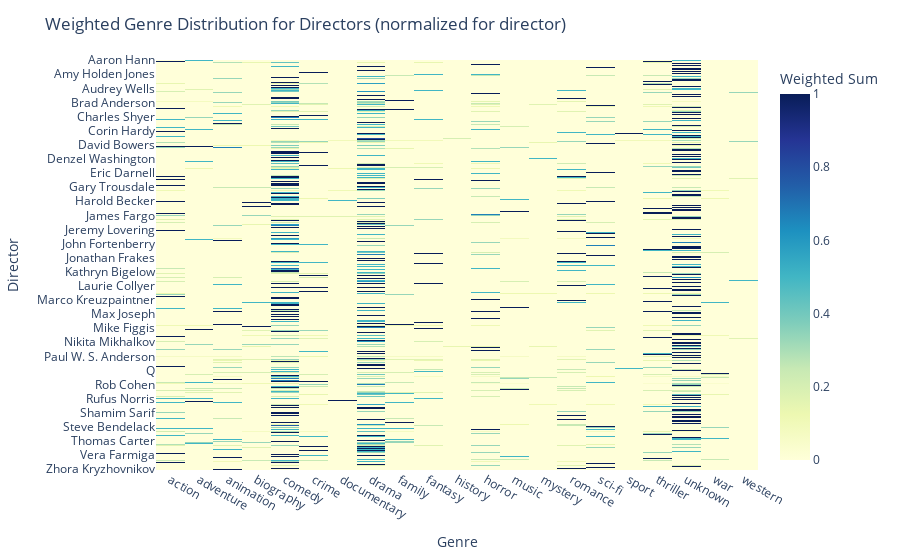

This figure's notebook cell:
### Code cell
# Create a pivot table: directors as rows, genres as columns, values as sum of director_movie_weight
director_genre_weight_pivot = df_separated.pivot_table(
    index='Director',
    columns='genres_list',
    values='director_movie_weight',
    aggfunc='sum',
    fill_value=0
)

import plotly.express as px

fig = px.imshow(
    director_genre_weight_pivot,
    labels=dict(x="Genre", y="Director", color="Weighted Sum"),
    x=director_genre_weight_pivot.columns,
    y=director_genre_weight_pivot.index,
    aspect="auto",
    color_continuous_scale="YlGnBu",
)
fig.update_layout(title="Weighted Genre Distribution for Directors (normalized for director)")
fig.show()

### Figure 1 — Plotly figure (JSON) as saved in the notebook; plotly's stock layout.template omitted (floating-point values rounded to 4 significant figures; data arrays with more than 128 entries replaced by an {"elided": "..."} marker saying what was removed)
{"data": [{"coloraxis": "coloraxis", "hovertemplate": "Genre: %{x}<br>Director: %{y}<br>Weighted Sum: %{z}<extra></extra>", "name": "0", "type": "heatmap", "x": ["action", "adventure", "animation", "biography", "comedy", "crime", "documentary", "drama", "family", "fantasy", "history", "horror", "music", "mystery", "romance", "sci-fi", "sport", "thriller", "unknown", "war", "western"], "xaxis": "x", "y": {"elided": "1947 str values"}, "yaxis": "y", "z": {"elided": "1947x21 float values"}}], "layout": {"coloraxis": {"colorbar": {"title": {"text": "Weighted Sum"}}, "colorscale": [[0, "rgb(255,255,217)"], [0.125, "rgb(237,248,177)"], [0.25, "rgb(199,233,180)"], [0.375, "rgb(127,205,187)"], [0.5, "rgb(65,182,196)"], [0.625, "rgb(29,145,192)"], [0.75, "rgb(34,94,168)"], [0.875, "rgb(37,52,148)"], [1, "rgb(8,29,88)"]]}, "margin": {"t": 60}, "title": {"text": "Weighted Genre Distribution for Directors (normalized for director)"}, "xaxis": {"anchor": "y", "domain": [0, 1], "title": {"text": "Genre"}}, "yaxis": {"anchor": "x", "autorange": "reversed", "domain": [0, 1], "title": {"text": "Director"}}}}
